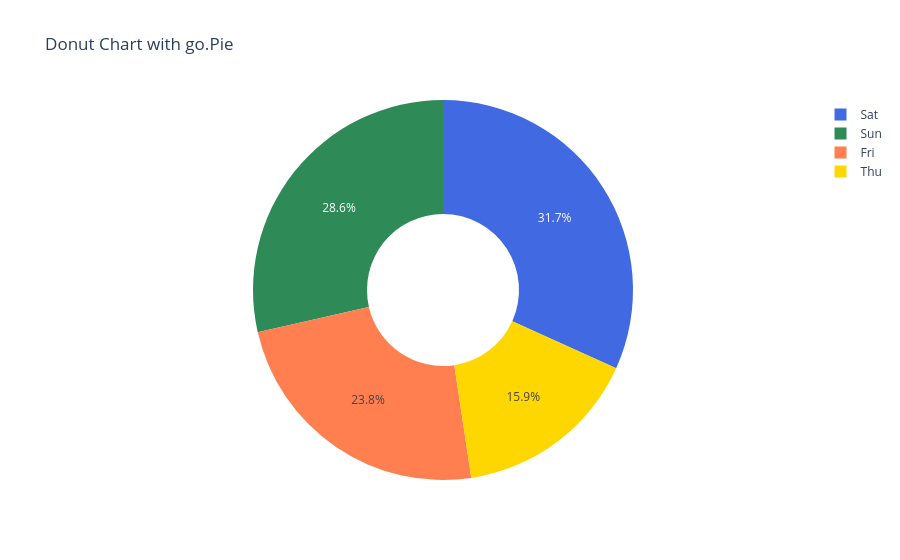

The notebook cell saved with this chart:
### Code cell
# go.Pie

fig = go.Figure()
fig.add_trace(go.Pie(
    labels=['Thu', 'Fri', 'Sat', 'Sun'],
    values=[100, 150, 200, 180],
    hole=0.4,
    marker=dict(colors=['gold', 'coral', 'royalblue', 'seagreen'])
))

fig.update_layout(title='Donut Chart with go.Pie')

fig.show()

### Figure 1 — Plotly figure (JSON) as saved in the notebook; plotly's stock layout.template omitted (floating-point values rounded to 4 significant figures)
{"data": [{"hole": 0.4, "labels": ["Thu", "Fri", "Sat", "Sun"], "marker": {"colors": ["gold", "coral", "royalblue", "seagreen"]}, "type": "pie", "values": [100, 150, 200, 180]}], "layout": {"title": {"text": "Donut Chart with go.Pie"}}}
